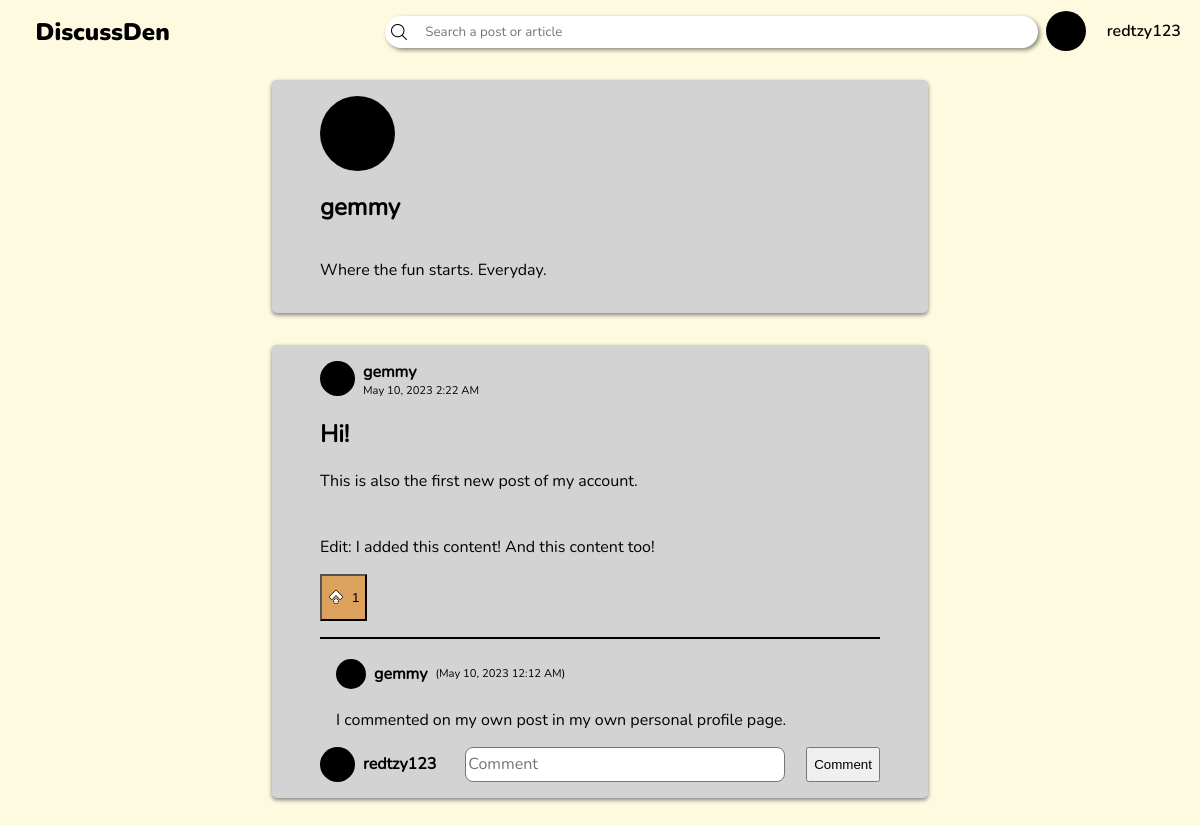
/profile-visit.php?user_id=3 (signed in), run on the app's committed database.
### tables this page shows
CREATE TABLE users (user_id INTEGER PRIMARY KEY AUTOINCREMENT, username TEXT UNIQUE NOT NULL, password TEXT NOT NULL, link TEXT NOT NULL, recent_searches);

CREATE TABLE posts (id INTEGER PRIMARY KEY AUTOINCREMENT NOT NULL UNIQUE, user_id INTEGER REFERENCES users (user_id) NOT NULL, title TEXT NOT NULL, content TEXT NOT NULL, date, likes);

CREATE TABLE comments (comment_id INTEGER PRIMARY KEY AUTOINCREMENT UNIQUE NOT NULL, post_id INTEGER REFERENCES posts (id) ON DELETE NO ACTION NOT NULL, name TEXT, content TEXT NOT NULL, date);

### profile-visit.php (the view, shortened to what this page needs)
<!DOCTYPE html>
<html lang="en">
<head>
    <link rel="stylesheet" href="header.css">
    <link rel="stylesheet" href="post-boxes.css">
</head>
<body>
    <?php
        include "header.php";
        $stmt = $db -> prepare('SELECT * FROM users WHERE user_id = :user');
        $stmt -> bindParam(':user', $_GET['user_id']);
        $stmt -> execute();
        $user_name = $stmt -> fetch(PDO::FETCH_ASSOC)['username'];
    ?>
    <section class="post-section" style="margin-top:3rem">
        <div class="post-container">
            <svg width=75 height=75>
                <circle cx=50% cy=50% r=50% fill=black/>
            </svg>
            <h2 class="username"><?php echo $user_name ?></h2>
            <p>Where the fun starts. Everyday.</p>
        </div>
        <?php
        $stmt = $db -> prepare('SELECT * FROM posts WHERE user_id = :user');
        $stmt -> bindParam(':user', $_GET['user_id']);
        $stmt -> execute();
        $posts = $stmt -> fetchAll(PDO::FETCH_ASSOC);
        foreach (array_reverse($posts) as $post) {
            $stmt = $db -> prepare('SELECT * FROM users WHERE user_id = :userID');
            $stmt -> bindParam(':userID', $post['user_id'], PDO::PARAM_INT);
            $stmt -> execute();
            $post_user = $stmt -> fetch(PDO::FETCH_ASSOC);
            echo    '<div class="post-container">
                        <div class="post-user">
                            <svg width=35 height=35>
                                <circle cx=17.5 cy=17.5 r=17.5 fill=black/>
                            </svg>
                            <h4 class="username">' . $post_user['username'] . '</h4>
                            <p>' . $post['date'] . '</p>
                        </div>
                        <div class="post-content">
                            <h2>' . $post['title'] . '</h2>
                            <p>' . $post['content'] . '</p>';
            if (isset($_SESSION['username'])) {
                echo '<button class="like" data-id="' . $post['id'] . '">';
                if (($likes = json_decode($post['likes'])) !== NULL) {
                    echo '<p class="likes">' . count(json_decode($post['likes'])) . '</p>';
                }
                    echo '<img class="like-state" ';
                        if(!((array_search($_SESSION['username'], json_decode($post['likes']))) === false)) {
                            echo 'src="img/upvote-filled.png"';
                        } else {
                            echo 'src="img/upvote-nofill.png"';
                        }
                    echo '/>
                </button>';
            } else {
                echo '<button disabled>Like</button>';
            }
            echo '</div><hr>';
            $stmt = $db -> prepare('SELECT * FROM comments WHERE post_id = :post_id');
            $stmt -> bindParam(':post_id', $post['id'], PDO::PARAM_INT);
            $stmt -> execute();
            $comments = $stmt -> fetchAll(PDO::FETCH_ASSOC);
            foreach ($comments as $comment) {
                echo    '<div class="comment-container">
                            <div>
                                <svg width=30 height=30>
                                    <circle cx=50% cy=50% r=50% fill=black/>
                                </svg>
                                <h4 class="username">' . $comment['name'] . '</h4>
                                <p>(' . $comment['date'] . ')</p>
                            </div>
                            <p>' . $comment['content'] . '</p>
                        </div>';
            }
            echo '
                    <form class="comment-box">
                        <input type="hidden" name="post_id" value="' . $post['id'] . '">
                ';
            if (isset($_SESSION['username'])) {
                echo '
                        <input type="hidden" name="username" value="' . $_SESSION['username'] . '">
                        <div>
                            <svg width=35 height=35>
                                <circle cx=17.5 cy=17.5 r=17.5 fill=black/>
                            </svg>
                            <h4 class="username">' . $_SESSION['username'] . '</h4>
                        </div>
                        <textarea name="comment" placeholder="Comment"></textarea>
                        <input type="submit" value="Comment">
                        ';
            } else {
                echo '
                        <input type="hidden" name="username" value="Anonymous">
            '; }
            echo '</form></div>';
        }
    ?>
    </section>
</body>
</html>

### header.css (style rules this page uses)
body { --dark-color-1: #283618; --dark-color-2: #606c38; --medium-color: #bc6c25; --light-color-1: #dda15e; --light-color-2: #fefae0; background-color: var(--light-color-2); margin: 0; overflow-y: overlay; }

### post-boxes.css (style rules this page uses)
h4.username { margin: 0; margin-inline: 0.5rem; }
.post-section { width: calc(100% - 30rem); display: flex; flex-direction: column; margin-inline: auto; margin-bottom: 2rem; --dark-color-1: #283618; --dark-color-2: #606c38; --medium-color: #bc6c25; --light-color-1: #dda15e; --light-color-2: #fefae0; }
.post-container { background-color: lightgray; display: flex; flex-direction: column; position: relative; margin: 2rem 2rem 0; padding: 1rem 3rem; border-radius: 0.3rem; box-shadow: 0 2px 4px 0 gray; font-family: nunito-reg; overflow-x: hidden; }
.post-container hr { border: none; width: 100%; height: 2px; background-color: black; margin-block: 1rem; }
.post-user { display: grid; grid-template-rows: auto auto; grid-template-columns: auto auto; width: fit-content; }
.post-user * { grid-column: 2; margin: 0; }
.post-user svg { grid-column: 1; grid-row: 1 / span 2; }
.post-user p { font-size: 0.7rem; margin-left: 0.5rem; }
button.like { display: flex; flex-direction: row-reverse; align-items: center; column-gap: 0.5rem; background-color: var(--light-color-1); }
img.like-state { max-width: 1rem; }
.comment-container { margin-left: 1rem; }
.comment-container div { display: flex; align-items: center; }
.comment-container div p { font-size: 0.7rem; }
form.comment-box { display: flex; align-items: flex-end; --height: 35px; }
form.comment-box div { display: flex; align-items: center; }
form.comment-box input[type="submit"] { height: var(--height); }
form.comment-box textarea { resize: none; margin-inline: 1.3rem; border-radius: 0.5rem; padding-block: calc(var(--height) / 7); flex-grow: 1; box-sizing: border-box; overflow-y: hidden; height: var(--height); min-height: var(--height); font-family: nunito-reg; font-size: 1rem; }

### data on the page
users: username "gemmy"
posts: user.username "gemmy", date "May 10, 2023 2:22 AM", title "Hi!", content "This is also the first new post of my account. Edit: I added this content! And this content too!", likes "1"
comments: name "gemmy", date "May 10, 2023 12:12 AM", content "I commented on my own post in my own personal profile page."

### other printed values
$_SESSION['username'] "redtzy123"
